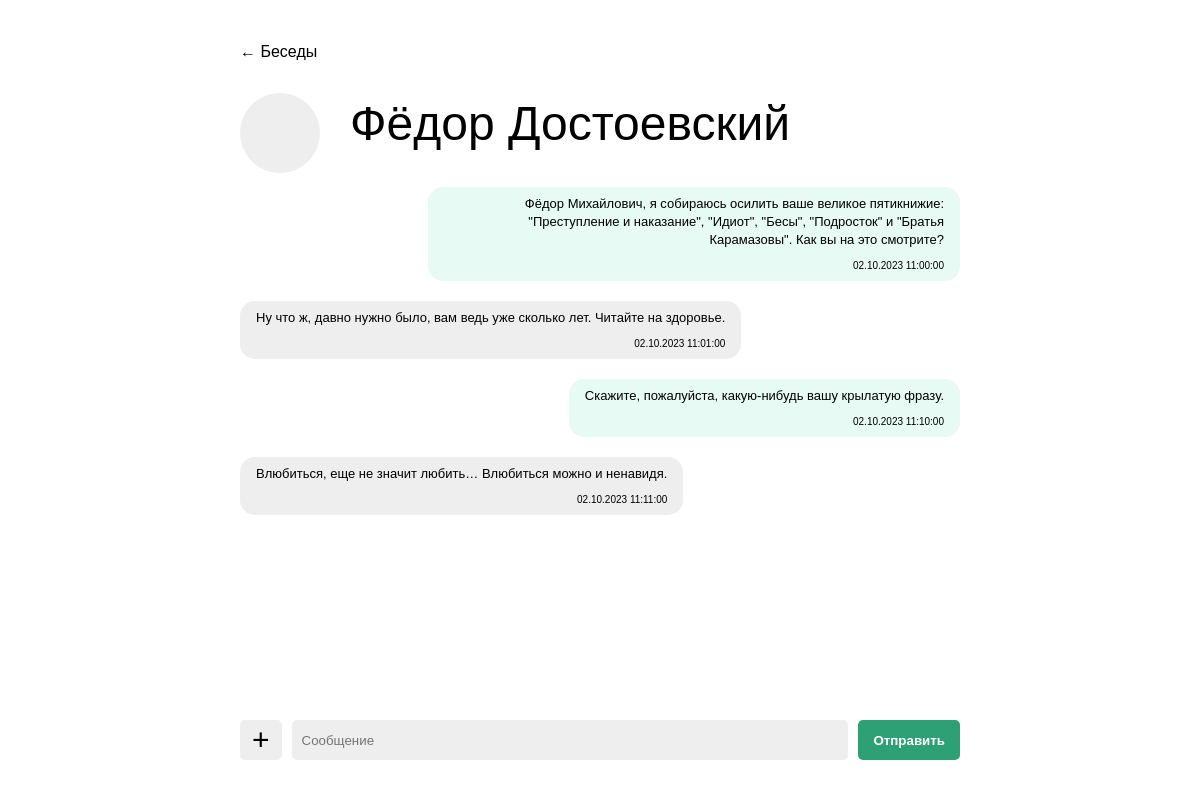
/?respondent=3, run on the app's committed database.
### tables this page shows
CREATE TABLE `users` (
  `id` int NOT NULL,
  `name` varchar(50) NOT NULL
);

CREATE TABLE `messages` (
  `id` int NOT NULL,
  `from_user_id` int NOT NULL,
  `to_user_id` int NOT NULL,
  `text` text NOT NULL,
  `datetime` datetime NOT NULL
);

### index.php (called while the page is built, shortened)
<?
require_once 'Viewer.php';
require_once 'Model.php';
$viewer = new Viewer();
$model = new Model();
$presenter = new Presenter($model);
$presenter->attachView($viewer);
$accountOwner = new AccountOwner(4, 'Максим Бобков');
$presenter->run($accountOwner);
?>

### Model.php (called while the page is built, shortened)
<?
class Model {
    public $dbHandler;
    function __construct() {
        $this->dbHandler = $this->connectToDb();
    }
    public function connectToDb() {
        $mysqli = new mysqli('localhost', 'root', 'qwerty', 'messenger');
        mysqli_set_charset($mysqli, 'utf8mb4');
        mysqli_query($mysqli, 'SET SQL_BIG_SELECTS=1');
        return $mysqli;
    }
    public function loadChat(int $accountOwner_id, int $respondent_id): array {
        $q = $this->dbHandler->query('
        SELECT
            `text`,
            `datetime`,
            IF(`from_user_id` = '.$accountOwner_id.', "outgoing", "incoming") `direction`
        FROM `messages`
        WHERE
            (`from_user_id` = '.$accountOwner_id.' AND `to_user_id`   = '.$respondent_id.') OR
            (`to_user_id`   = '.$accountOwner_id.' AND `from_user_id` = '.$respondent_id.')
        ORDER BY `datetime`');
        for ($messages = []; $row = $q->fetch_assoc(); $messages[] = $row);
        return $messages;
    }
    public function getUserName(int $user_id): string {
        $q = $this->dbHandler->query('
        SELECT `name`
        FROM `users`
        WHERE `id` = '.$user_id);
        return $q->fetch_assoc()['name'];
    }
}
?>

### Viewer.php (the view, shortened to what this page needs)
<?
class Viewer implements ViewerInterface {
        $this->pageHeader('Мессенджер / Все беседы'); ?>
        </div><?
    public function chatPage(string $respondent_name, array $messages): void {
        $this->pageHeader('Мессенджер / Беседа с '.$respondent_name); ?>
        <div class="chat-wrapper">
            <div>
                <div class="back">
                    <a href="/messenger/">← Беседы</a>
                </div>
                <h1>
                    <div class="avatar"></div>
                    <?= $respondent_name ?>
                </h1>
                <div class="chat"><?
                foreach ($messages as $message) { ?>
                    <div class="<?= $message['direction'] ?>">
                        <div>
                            <div><?= $message['text'] ?></div>
                            <div class="date"><?= date('d.m.Y H:i:s', strtotime($message['datetime'])) ?></div>
                        </div>
                    </div><?
                } ?>
                </div>
            </div>
            <div class="new-message">
                <div>+</div>
                <input placeholder="Сообщение" type="text" />
                <button type="button">Отправить</button>
            </div>
        </div><?
        $this->pageFooter();
    }
    public function pageHeader(string $title): void { ?>
        <!DOCTYPE html>
        <html>
        <head>
        </head>
        <body>
            <div class="page-wrapper"><?
    }
    public function pageFooter(): void { ?>
            </div>
        </body>
        </html><?
    }
}
?>

### Viewer.php (style rules this page uses)
html, body { font: 16px/23px Tahoma, sans-serif; margin: 0; padding: 0 }
.page-wrapper { width: 800px; margin: 0 auto; padding: 40px; box-sizing: border-box }
.avatar { float: left; width: 60px; height: 60px; background: #EEE; border-radius: 30px; margin-right: 20px }
h1 { font-size: 48px; line-height: 62px; font-weight: normal; margin-top: 0 }
h1 .avatar { width: 80px; height: 80px; border-radius: 40px; margin-right: 30px }
.back { margin-bottom: 30px }
.back a { color: #000; text-decoration: none }
.chat-wrapper { display: flex; flex-direction: column; justify-content: space-between; height: calc(100vh - 80px) }
.chat > div { margin-bottom: 20px }
.chat > div > div { display: inline-block; background: #EEE; padding: 8px 16px; border-radius: 15px; max-width: 500px; font-size: 13px; line-height: 18px }
.chat .outgoing { text-align: right }
.chat .outgoing > div { background: #E7FAF3 }
.chat .date { margin-top: 10px; float: right; font-size: 10px; line-height: 140% }
.new-message { display: flex }
.new-message div { background: #EEE; border-radius: 5px; padding: 5px 12px; margin-right: 10px; cursor: pointer; font-size: 30px; line-height: 30px }
.new-message input { background: #EEE; border-radius: 5px; border: 0; width: 100%; flex-grow: 1; margin-right: 10px; padding: 5px 10px }
.new-message button { background: #2DA076; border-radius: 5px; color: #FFF; border: 0; padding: 5px 15px; font-weight: bold; cursor: pointer }

### data on the page
users: name "Фёдор Достоевский"
messages: text "Фёдор Михайлович, я собираюсь осилить ваше великое пятикнижие: \"Преступление и наказание\", \"Идиот\", \"Бесы\", \"Подросток\" и \"Братья Карамазовы\". Как вы на это смотрите?", datetime "02.10.2023 11:00:00"
messages: text "Ну что ж, давно нужно было, вам ведь уже сколько лет. Читайте на здоровье.", datetime "02.10.2023 11:01:00"
messages: text "Скажите, пожалуйста, какую-нибудь вашу крылатую фразу.", datetime "02.10.2023 11:10:00"
messages: text "Влюбиться, еще не значит любить… Влюбиться можно и ненавидя.", datetime "02.10.2023 11:11:00"
